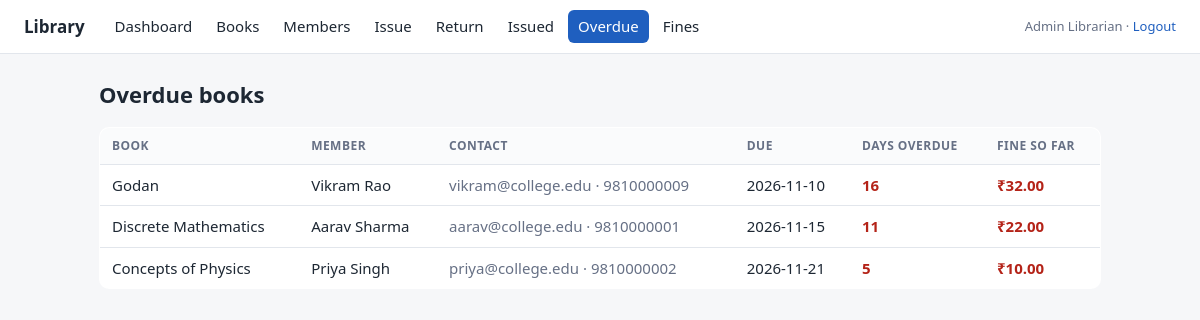
The app's page /overdue.php (signed in) with its own data.
### tables this page shows
CREATE TABLE issue (
    issue_id    INT AUTO_INCREMENT PRIMARY KEY,
    book_id     INT NOT NULL,
    member_id   INT NOT NULL,
    staff_id    INT NOT NULL,
    issue_date  DATE NOT NULL,
    due_date    DATE NOT NULL,
    return_date DATE NULL DEFAULT NULL,           
    CONSTRAINT chk_issue_due    CHECK (due_date >= issue_date),
    CONSTRAINT chk_issue_return CHECK (return_date IS NULL OR return_date >= issue_date),
    CONSTRAINT fk_issue_book    FOREIGN KEY (book_id)   REFERENCES book(book_id),
    CONSTRAINT fk_issue_member  FOREIGN KEY (member_id) REFERENCES member(member_id),
    CONSTRAINT fk_issue_staff   FOREIGN KEY (staff_id)  REFERENCES staff(staff_id),
    INDEX idx_issue_open (return_date, due_date)
);

### includes/functions.php (called while the page is built, shortened)
<?php
function e($v): string { return htmlspecialchars((string)$v, ENT_QUOTES, 'UTF-8'); }
function money($v): string { return '₹' . number_format((float)$v, 2); }

### overdue.php (the view, shortened to what this page needs)
<?php
require 'includes/db.php';
require 'includes/functions.php';
$rows = $pdo->query('SELECT * FROM v_overdue_books ORDER BY days_overdue DESC, title')->fetchAll();
require 'includes/header.php';
?>
<div class="table-wrap">
<table>
  <tr><th>Book</th><th>Member</th><th>Contact</th><th>Due</th><th>Days overdue</th><th>Fine so far</th></tr>
  <?php foreach ($rows as $r): ?>
  <tr>
    <td><?= e($r['title']) ?></td>
    <td><?= e($r['member_name']) ?></td>
    <td class="muted"><?= e($r['email']) ?><?= $r['phone'] ? ' · ' . e($r['phone']) : '' ?></td>
    <td><?= e($r['due_date']) ?></td>
    <td class="late"><?= (int)$r['days_overdue'] ?></td>
    <td class="late"><?= money($r['days_overdue'] * FINE_PER_DAY) ?></td>
  </tr>
  <?php endforeach; ?>
</table>
</div>
<?php require 'includes/footer.php'; ?>

### assets/style.css (style rules this page uses)
:root { --bg: #f6f7f9; --card: #fff; --ink: #1d2733; --muted: #667085; --line: #e2e6ec; --accent: #1f5fbf; --ok: #1b7a43; --bad: #b42318; --warn: #b54708; }
* { box-sizing: border-box; }
body { margin: 0; background: var(--bg); color: var(--ink); font: 15px/1.5 system-ui, -apple-system, "Segoe UI", Roboto, sans-serif; }
table { width: 100%; border-collapse: collapse; background: var(--card); border: 1px solid var(--line); border-radius: 10px; overflow: hidden; }
th, td { text-align: left; padding: 9px 12px; border-bottom: 1px solid var(--line); vertical-align: middle; }
th { background: #fafbfc; font-size: 12px; text-transform: uppercase; letter-spacing: .04em; color: var(--muted); }
tr:last-child td { border-bottom: 0; }
.table-wrap { overflow-x: auto; }
.late { color: var(--bad); font-weight: 600; }
.muted { color: var(--muted); }

### records on screen
issue: title "Godan", member_name "Vikram Rao", email "vikram@college.edu", phone "9810000009", due_date "2026-11-10", days_overdue "16", days_overdue "₹32.00"
issue: title "Discrete Mathematics", member_name "Aarav Sharma", email "aarav@college.edu", phone "9810000001", due_date "2026-11-15", days_overdue "11", days_overdue "₹22.00"
issue: title "Concepts of Physics", member_name "Priya Singh", email "priya@college.edu", phone "9810000002", due_date "2026-11-21", days_overdue "5", days_overdue "₹10.00"

### other values on screen
$label "Dashboard"
$label "Books"
$label "Members"
$label "Issue"
$label "Return"
$label "Issued"
$label "Overdue"
$label "Fines"
$_SESSION['staff_name'] "Admin Librarian"
$title "Overdue books"
